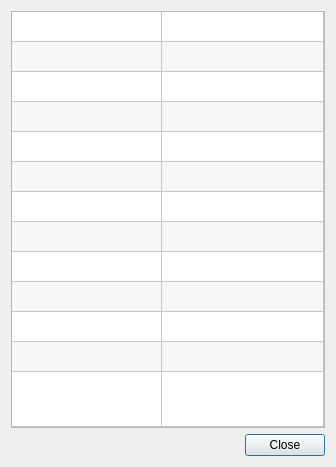
<?xml version="1.0" encoding="UTF-8"?>
<ui version="4.0">
 <class>Dialog_Info</class>
 <widget class="QDialog" name="Dialog_Info">
  <property name="geometry">
   <rect>
    <x>0</x>
    <y>0</y>
    <width>336</width>
    <height>467</height>
   </rect>
  </property>
  <property name="windowTitle">
   <string>Dialog</string>
  </property>
  <layout class="QGridLayout" name="gridLayout">
   <item row="1" column="0">
    <spacer name="horizontalSpacer">
     <property name="orientation">
      <enum>Qt::Horizontal</enum>
     </property>
     <property name="sizeHint" stdset="0">
      <size>
       <width>154</width>
       <height>20</height>
      </size>
     </property>
    </spacer>
   </item>
   <item row="1" column="1">
    <widget class="QDialogButtonBox" name="buttonBox">
     <property name="orientation">
      <enum>Qt::Horizontal</enum>
     </property>
     <property name="standardButtons">
      <set>QDialogButtonBox::Close</set>
     </property>
    </widget>
   </item>
   <item row="0" column="0" colspan="2">
    <widget class="QTableWidget" name="table_info">
     <property name="horizontalScrollBarPolicy">
      <enum>Qt::ScrollBarAlwaysOff</enum>
     </property>
     <property name="editTriggers">
      <set>QAbstractItemView::NoEditTriggers</set>
     </property>
     <property name="alternatingRowColors">
      <bool>true</bool>
     </property>
     <property name="rowCount">
      <number>13</number>
     </property>
     <property name="columnCount">
      <number>2</number>
     </property>
     <attribute name="horizontalHeaderVisible">
      <bool>false</bool>
     </attribute>
     <attribute name="horizontalHeaderCascadingSectionResizes">
      <bool>false</bool>
     </attribute>
     <attribute name="horizontalHeaderDefaultSectionSize">
      <number>150</number>
     </attribute>
     <attribute name="horizontalHeaderMinimumSectionSize">
      <number>60</number>
     </attribute>
     <attribute name="horizontalHeaderStretchLastSection">
      <bool>true</bool>
     </attribute>
     <attribute name="verticalHeaderVisible">
      <bool>false</bool>
     </attribute>
     <attribute name="verticalHeaderStretchLastSection">
      <bool>true</bool>
     </attribute>
     <row/>
     <row/>
     <row/>
     <row/>
     <row/>
     <row/>
     <row/>
     <row/>
     <row/>
     <row/>
     <row/>
     <row/>
     <row/>
     <column/>
     <column/>
    </widget>
   </item>
  </layout>
 </widget>
 <resources/>
 <connections>
  <connection>
   <sender>buttonBox</sender>
   <signal>accepted()</signal>
   <receiver>Dialog_Info</receiver>
   <slot>accept()</slot>
   <hints>
    <hint type="sourcelabel">
     <x>248</x>
     <y>254</y>
    </hint>
    <hint type="destinationlabel">
     <x>157</x>
     <y>274</y>
    </hint>
   </hints>
  </connection>
  <connection>
   <sender>buttonBox</sender>
   <signal>rejected()</signal>
   <receiver>Dialog_Info</receiver>
   <slot>reject()</slot>
   <hints>
    <hint type="sourcelabel">
     <x>316</x>
     <y>260</y>
    </hint>
    <hint type="destinationlabel">
     <x>286</x>
     <y>274</y>
    </hint>
   </hints>
  </connection>
 </connections>
</ui>
